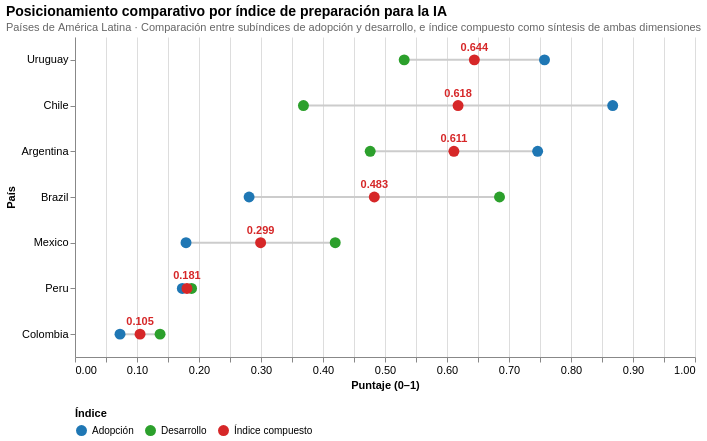

This figure's notebook cell:
### Markdown cell above
## 26. Visualización 3: posicionamiento comparativo por índice de preparación para la IA

La tercera visualización construye un índice exploratorio de preparación estructural
para la IA, combinando dos dimensiones diferenciadas:

- **Adopción** — qué tan listo está el país para incorporar y usar IA:
  capacidad económica (`gdp_per_capita`), conectividad digital (`internet_usage`)
  y formación terciaria (`tertiary_enrollment`).
- **Desarrollo** — qué tan listo está el país para producir e innovar en IA:
  inversión en I+D (`rd_expenditure`), masa crítica investigadora (`researchers`)
  e integración tecnológica (`hightech_exports`).

Para cada dimensión se toma el valor más reciente disponible por país e indicador,
se normalizan las variables a una escala 0–1 mediante min-max y se promedian dentro
de cada sub-índice. El índice compuesto final es el promedio de ambos sub-índices.

Este gráfico no pretende medir de forma definitiva la preparación para la IA, sino
ofrecer una aproximación exploratoria, transparente y reproducible a partir de los
datos disponibles en la API Data360.

### Code cell
# --- Formato largo para Altair ---
df_plot = df_idx.melt(
    id_vars="country",
    value_vars=["adoption_index", "develop_index", "ai_readiness_index"],
    var_name="index_type",
    value_name="score"
)

# Etiquetas legibles para la leyenda
label_map = {
    "adoption_index":     "Adopción",
    "develop_index":      "Desarrollo",
    "ai_readiness_index": "Índice compuesto",
}
df_plot["Índice"] = df_plot["index_type"].map(label_map)

# Orden de países por índice compuesto descendente
country_order_idx = (
    df_idx.sort_values("ai_readiness_index", ascending=False)["country"].tolist()
)

# --- Línea que conecta adopción y desarrollo por país (dumbbell) ---
line = (
    alt.Chart(df_plot[df_plot["index_type"].isin(["adoption_index", "develop_index"])])
    .mark_line(strokeWidth=2, color="#cccccc")
    .encode(
        y=alt.Y("country:N", sort=country_order_idx, title="País"),
        x=alt.X("score:Q", title="Puntaje (0–1)", scale=alt.Scale(domain=[0, 1])),
        detail="country:N"
    )
)

# --- Puntos ---
color_scale = alt.Scale(
    domain=["Adopción", "Desarrollo", "Índice compuesto"],
    range=["#1f77b4", "#2ca02c", "#d62728"]
)

size_scale = alt.Scale(
    domain=["Adopción", "Desarrollo", "Índice compuesto"],
    range=[120, 120, 200]   # el índice compuesto se destaca con punto más grande
)

points = (
    alt.Chart(df_plot)
    .mark_point(filled=True, opacity=1)
    .encode(
        y=alt.Y("country:N", sort=country_order_idx, title="País"),
        x=alt.X("score:Q", scale=alt.Scale(domain=[0, 1])),
        color=alt.Color(
            "Índice:N",
            scale=color_scale,
            title="Índice",
            legend=alt.Legend(orient="bottom", columns=3)
        ),
        size=alt.Size("Índice:N", scale=size_scale, legend=None),
        tooltip=[
            alt.Tooltip("country:N", title="País"),
            alt.Tooltip("Índice:N",  title="Índice"),
            alt.Tooltip("score:Q",   title="Puntaje", format=".3f"),
        ]
    )
)

# --- Etiquetas del índice compuesto al final de cada fila ---
labels = (
    alt.Chart(df_plot[df_plot["index_type"] == "ai_readiness_index"])
    .mark_text(
        align="center",
        dy=-12,             # sube la etiqueta
        fontSize=11,
        color="#d62728",
        fontWeight="bold"
    )
    .encode(
        y=alt.Y("country:N", sort=country_order_idx),
        x=alt.X("score:Q"),
        text=alt.Text("score:Q", format=".3f"),
    )
)

chart_idx = (
    (line + points + labels)
    .properties(
      title=alt.TitleParams(
            text="Posicionamiento comparativo por índice de preparación para la IA",
            subtitle="Países de América Latina · Comparación entre subíndices de adopción y desarrollo, e índice compuesto como síntesis de ambas dimensiones",
            anchor="start",
            fontSize=14,
            subtitleFontSize=11,
            subtitleColor="#666666"
        ),
        width=620,
        height=320
    )
    .configure_axis(labelFontSize=11, titleFontSize=11)
    .configure_view(stroke=None)
)

display(chart_idx)

### Figure 1 — Vega-Lite specification as saved in the notebook (floating-point values rounded to 4 significant figures)
{"config": {"view": {"continuousWidth": 300, "continuousHeight": 300, "stroke": null}, "axis": {"labelFontSize": 11, "titleFontSize": 11}}, "layer": [{"data": {"name": "data-a1d1b3eb54a9dba742ff1982f32b0749"}, "mark": {"type": "line", "color": "#cccccc", "strokeWidth": 2}, "encoding": {"detail": {"field": "country", "type": "nominal"}, "x": {"field": "score", "scale": {"domain": [0, 1]}, "title": "Puntaje (0–1)", "type": "quantitative"}, "y": {"field": "country", "sort": ["Uruguay", "Chile", "Argentina", "Brazil", "Mexico", "Peru", "Colombia"], "title": "País", "type": "nominal"}}}, {"data": {"name": "data-2c3e1dae4af925874b7b47a28cb65127"}, "mark": {"type": "point", "filled": true, "opacity": 1}, "encoding": {"color": {"field": "Índice", "legend": {"columns": 3, "orient": "bottom"}, "scale": {"domain": ["Adopción", "Desarrollo", "Índice compuesto"], "range": ["#1f77b4", "#2ca02c", "#d62728"]}, "title": "Índice", "type": "nominal"}, "size": {"field": "Índice", "legend": null, "scale": {"domain": ["Adopción", "Desarrollo", "Índice compuesto"], "range": [120, 120, 200]}, "type": "nominal"}, "tooltip": [{"field": "country", "title": "País", "type": "nominal"}, {"field": "Índice", "title": "Índice", "type": "nominal"}, {"field": "score", "format": ".3f", "title": "Puntaje", "type": "quantitative"}], "x": {"field": "score", "scale": {"domain": [0, 1]}, "type": "quantitative"}, "y": {"field": "country", "sort": ["Uruguay", "Chile", "Argentina", "Brazil", "Mexico", "Peru", "Colombia"], "title": "País", "type": "nominal"}}}, {"data": {"name": "data-862590e6fc405189da6904dad0623311"}, "mark": {"type": "text", "align": "center", "color": "#d62728", "dy": -12, "fontSize": 11, "fontWeight": "bold"}, "encoding": {"text": {"field": "score", "format": ".3f", "type": "quantitative"}, "x": {"field": "score", "type": "quantitative"}, "y": {"field": "country", "sort": ["Uruguay", "Chile", "Argentina", "Brazil", "Mexico", "Peru", "Colombia"], "type": "nominal"}}}], "height": 320, "title": {"text": "Posicionamiento comparativo por índice de preparación para la IA", "anchor": "start", "fontSize": 14, "subtitle": "Países de América Latina · Comparación entre subíndices de adopción y desarrollo, e índice compuesto como síntesis de ambas dimensiones", "subtitleColor": "#666666", "subtitleFontSize": 11}, "width": 620, "$schema": "https://vega.github.io/schema/vega-lite/v5.20.1.json", "datasets": {"data-a1d1b3eb54a9dba742ff1982f32b0749": [{"country": "Uruguay", "index_type": "adoption_index", "score": 0.7573, "Índice": "Adopción"}, {"country": "Chile", "index_type": "adoption_index", "score": 0.8673, "Índice": "Adopción"}, {"country": "Argentina", "index_type": "adoption_index", "score": 0.7462, "Índice": "Adopción"}, {"country": "Brazil", "index_type": "adoption_index", "score": 0.2808, "Índice": "Adopción"}, {"country": "Mexico", "index_type": "adoption_index", "score": 0.1791, "Índice": "Adopción"}, {"country": "Peru", "index_type": "adoption_index", "score": 0.1731, "Índice": "Adopción"}, {"country": "Colombia", "index_type": "adoption_index", "score": 0.07262, "Índice": "Adopción"}, {"country": "Uruguay", "index_type": "develop_index", "score": 0.5309, "Índice": "Desarrollo"}, {"country": "Chile", "index_type": "develop_index", "score": 0.3684, "Índice": "Desarrollo"}, {"country": "Argentina", "index_type": "develop_index", "score": 0.4761, "Índice": "Desarrollo"}, {"country": "Brazil", "index_type": "develop_index", "score": 0.6847, "Índice": "Desarrollo"}, {"country": "Mexico", "index_type": "develop_index", "score": 0.4197, "Índice": "Desarrollo"}, {"country": "Peru", "index_type": "develop_index", "score": 0.188, "Índice": "Desarrollo"}, {"country": "Colombia", "index_type": "develop_index", "score": 0.1372, "Índice": "Desarrollo"}], "data-2c3e1dae4af925874b7b47a28cb65127": [{"country": "Uruguay", "index_type": "adoption_index", "score": 0.7573, "Índice": "Adopción"}, {"country": "Chile", "index_type": "adoption_index", "score": 0.8673, "Índice": "Adopción"}, {"country": "Argentina", "index_type": "adoption_index", "score": 0.7462, "Índice": "Adopción"}, {"country": "Brazil", "index_type": "adoption_index", "score": 0.2808, "Índice": "Adopción"}, {"country": "Mexico", "index_type": "adoption_index", "score": 0.1791, "Índice": "Adopción"}, {"country": "Peru", "index_type": "adoption_index", "score": 0.1731, "Índice": "Adopción"}, {"country": "Colombia", "index_type": "adoption_index", "score": 0.07262, "Índice": "Adopción"}, {"country": "Uruguay", "index_type": "develop_index", "score": 0.5309, "Índice": "Desarrollo"}, {"country": "Chile", "index_type": "develop_index", "score": 0.3684, "Índice": "Desarrollo"}, {"country": "Argentina", "index_type": "develop_index", "score": 0.4761, "Índice": "Desarrollo"}, {"country": "Brazil", "index_type": "develop_index", "score": 0.6847, "Índice": "Desarrollo"}, {"country": "Mexico", "index_type": "develop_index", "score": 0.4197, "Índice": "Desarrollo"}, {"country": "Peru", "index_type": "develop_index", "score": 0.188, "Índice": "Desarrollo"}, {"country": "Colombia", "index_type": "develop_index", "score": 0.1372, "Índice": "Desarrollo"}, {"country": "Uruguay", "index_type": "ai_readiness_index", "score": 0.6441, "Índice": "Índice compuesto"}, {"country": "Chile", "index_type": "ai_readiness_index", "score": 0.6179, "Índice": "Índice compuesto"}, {"country": "Argentina", "index_type": "ai_readiness_index", "score": 0.6112, "Índice": "Índice compuesto"}, {"country": "Brazil", "index_type": "ai_readiness_index", "score": 0.4827, "Índice": "Índice compuesto"}, {"country": "Mexico", "index_type": "ai_readiness_index", "score": 0.2994, "Índice": "Índice compuesto"}, {"country": "Peru", "index_type": "ai_readiness_index", "score": 0.1806, "Índice": "Índice compuesto"}, {"country": "Colombia", "index_type": "ai_readiness_index", "score": 0.1049, "Índice": "Índice compuesto"}], "data-862590e6fc405189da6904dad0623311": [{"country": "Uruguay", "index_type": "ai_readiness_index", "score": 0.6441, "Índice": "Índice compuesto"}, {"country": "Chile", "index_type": "ai_readiness_index", "score": 0.6179, "Índice": "Índice compuesto"}, {"country": "Argentina", "index_type": "ai_readiness_index", "score": 0.6112, "Índice": "Índice compuesto"}, {"country": "Brazil", "index_type": "ai_readiness_index", "score": 0.4827, "Índice": "Índice compuesto"}, {"country": "Mexico", "index_type": "ai_readiness_index", "score": 0.2994, "Índice": "Índice compuesto"}, {"country": "Peru", "index_type": "ai_readiness_index", "score": 0.1806, "Índice": "Índice compuesto"}, {"country": "Colombia", "index_type": "ai_readiness_index", "score": 0.1049, "Índice": "Índice compuesto"}]}}
